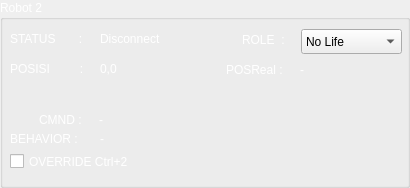
   <widget class="QGroupBox" name="groupBox_3">
    <property name="geometry">
     <rect>
      <x>440</x>
      <y>500</y>
      <width>410</width>
      <height>188</height>
     </rect>
    </property>
    <property name="palette">
     <palette>
      <active>
       <colorrole role="WindowText">
        <brush brushstyle="SolidPattern">
         <color alpha="255">
          <red>255</red>
          <green>255</green>
          <blue>255</blue>
         </color>
        </brush>
       </colorrole>
      </active>
      <inactive>
       <colorrole role="WindowText">
        <brush brushstyle="SolidPattern">
         <color alpha="255">
          <red>255</red>
          <green>255</green>
          <blue>255</blue>
         </color>
        </brush>
       </colorrole>
      </inactive>
      <disabled>
       <colorrole role="WindowText">
        <brush brushstyle="SolidPattern">
         <color alpha="255">
          <red>190</red>
          <green>190</green>
          <blue>190</blue>
         </color>
        </brush>
       </colorrole>
      </disabled>
     </palette>
    </property>
    <property name="title">
     <string>Robot 2</string>
    </property>
    <widget class="QLabel" name="label_9">
     <property name="geometry">
      <rect>
       <x>10</x>
       <y>30</y>
       <width>91</width>
       <height>17</height>
      </rect>
     </property>
     <property name="text">
      <string>STATUS       :</string>
     </property>
    </widget>
    <widget class="QLabel" name="label_10">
     <property name="geometry">
      <rect>
       <x>10</x>
       <y>60</y>
       <width>91</width>
       <height>17</height>
      </rect>
     </property>
     <property name="text">
      <string>POSISI         :</string>
     </property>
    </widget>
    <widget class="QLabel" name="label_12">
     <property name="geometry">
      <rect>
       <x>10</x>
       <y>130</y>
       <width>91</width>
       <height>17</height>
      </rect>
     </property>
     <property name="text">
      <string>BEHAVIOR :</string>
     </property>
    </widget>
    <widget class="QCheckBox" name="override_r2">
     <property name="geometry">
      <rect>
       <x>10</x>
       <y>150</y>
       <width>141</width>
       <height>23</height>
      </rect>
     </property>
     <property name="text">
      <string>OVERRIDE Ctrl+2</string>
     </property>
    </widget>
    <widget class="QLabel" name="status_r2">
     <property name="geometry">
      <rect>
       <x>100</x>
       <y>30</y>
       <width>81</width>
       <height>17</height>
      </rect>
     </property>
     <property name="text">
      <string>Disconnect</string>
     </property>
    </widget>
    <widget class="QLabel" name="posisi_r2">
     <property name="geometry">
      <rect>
       <x>100</x>
       <y>60</y>
       <width>131</width>
       <height>17</height>
      </rect>
     </property>
     <property name="text">
      <string>0,0</string>
     </property>
    </widget>
    <widget class="QLabel" name="behavior_r2">
     <property name="geometry">
      <rect>
       <x>100</x>
       <y>130</y>
       <width>301</width>
       <height>17</height>
      </rect>
     </property>
     <property name="text">
      <string>-</string>
     </property>
    </widget>
    <widget class="QComboBox" name="role_r2">
     <property name="geometry">
      <rect>
       <x>301</x>
       <y>29</y>
       <width>101</width>
       <height>25</height>
      </rect>
     </property>
     <item>
      <property name="text">
       <string>No Life</string>
      </property>
     </item>
     <item>
      <property name="text">
       <string>Striker</string>
      </property>
     </item>
     <item>
      <property name="text">
       <string>Middle</string>
      </property>
     </item>
     <item>
      <property name="text">
       <string>Keeper</string>
      </property>
     </item>
    </widget>
    <widget class="QLabel" name="label_25">
     <property name="geometry">
      <rect>
       <x>242</x>
       <y>31</y>
       <width>51</width>
       <height>17</height>
      </rect>
     </property>
     <property name="text">
      <string>ROLE  :</string>
     </property>
    </widget>
    <widget class="QLabel" name="label_26">
     <property name="geometry">
      <rect>
       <x>39</x>
       <y>111</y>
       <width>51</width>
       <height>17</height>
      </rect>
     </property>
     <property name="text">
      <string>CMND :</string>
     </property>
    </widget>
    <widget class="QLabel" name="command_r2">
     <property name="geometry">
      <rect>
       <x>99</x>
       <y>111</y>
       <width>301</width>
       <height>17</height>
      </rect>
     </property>
     <property name="text">
      <string>-</string>
     </property>
    </widget>
    <widget class="QLabel" name="label_36">
     <property name="geometry">
      <rect>
       <x>226</x>
       <y>61</y>
       <width>70</width>
       <height>17</height>
      </rect>
     </property>
     <property name="text">
      <string>POSReal :</string>
     </property>
    </widget>
    <widget class="QLabel" name="posreal_r2">
     <property name="geometry">
      <rect>
       <x>300</x>
       <y>61</y>
       <width>101</width>
       <height>17</height>
      </rect>
     </property>
     <property name="text">
      <string>-</string>
     </property>
    </widget>
   </widget>
